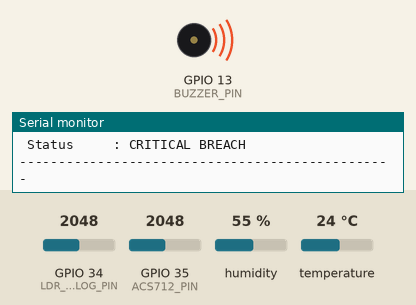
This sketch was run on a simulated ESP32. Shown: buzzer (waves = sounding, pin HIGH), the last lines printed to the serial monitor. The inputs (shaded band) are chosen by the test bench; at power-on: GPIO 34 (LDR_ANALOG_PIN) = 2048, GPIO 35 (ACS712_PIN) = 2048, humidity 55 %, temperature 24 °C (analog values on the 0–4095 scale). WiFi joins after 1.5 s; servers stay silent unless stated; uploads are accepted with an empty reply; storage starts empty.

Above: at 2.16 s.
At 7.76 s:
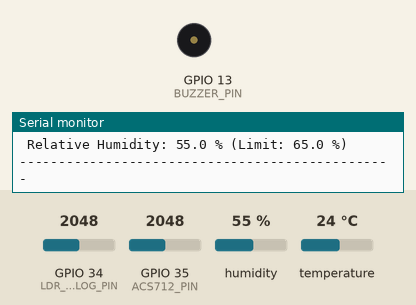
Timing chart, 0 to 8.1 s (numbered marks = the images above):
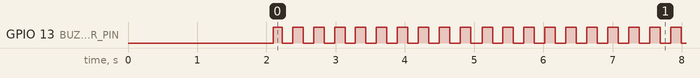

Measured:
- by itself, GPIO 13 (BUZZER_PIN): moves between LOW and HIGH, repeating every 4.6 s
- by itself, everything shown: repeats every 6.2 s, in 40 steps

The sketch:

STORAGE.ino
```cpp
#include <Arduino.h>
#include <DHT.h>
#include <SPI.h>
#include <SD.h>
#include <WiFi.h>
#include <HTTPClient.h>

// --- Safe Pin Allocations (No Boot Strapping Conflicts) ---
#define SD_CS_PIN       5   // VSPI Chip Select
#define DHTPIN          4   // DHT11 One-Wire Data
#define LDR_ANALOG_PIN  34  // LM393 LDR AO (ADC1_CH6)
#define ACS712_PIN      35  // ACS712 OUT (ADC1_CH7)
#define BUZZER_PIN      13  // Active Buzzer Signal (Moved from GPIO 2 to GPIO 13)

#define DHTTYPE DHT11
DHT dht(DHTPIN, DHTTYPE);

// --- Wi-Fi Credentials ---
const char* WIFI_SSID     = "YOUR_WIFI_SSID";
const char* WIFI_PASSWORD = "YOUR_WIFI_PASSWORD";

// Target Sync Endpoint
const char* SYNC_SERVER_URL = "http://httpbin.org/post";

// --- Cold-Chain Safety Specifications (2.0°C - 8.0°C) ---
const float TEMP_MIN_SAFE = 2.0;
const float TEMP_MAX_SAFE = 8.0;
const float HUMID_MAX_SAFE = 65.0;

// LDR Calibration Thresholds
const int THRESHOLD_OPEN  = 2300;
const int THRESHOLD_CLOSE = 2900;

// ACS712 Calibration (5A = 185 mV/A)
const float mVperAmp = 185.0;
float zeroCurrentVoltage_mV = 2500.0;

// --- Timing and State Machine ---
unsigned long cycleStartTime = 0;
const unsigned long CYCLE_DURATION_MS = 30000; // 30-Second Full Cycle

unsigned long lastBuzzerToggle = 0;
bool buzzerState = false;

float currentTemp = 0.0;
float currentHum = 0.0;
int currentLdrRaw = 0;
float currentAmps = 0.0;

bool isLidOpen = false;
bool isTempBreach = false;
int lastStage = -1;

bool sdCardAvailable = false;
unsigned long lastLogTime = 0;
const unsigned long LOG_INTERVAL_MS = 10000; // Log to SD every 10 seconds

// Multi-Sample ADC Filter
int readFilteredADC(int pin, int samples = 20) {
  long sum = 0;
  for (int i = 0; i < samples; i++) {
    sum += analogRead(pin);
    delayMicroseconds(80);
  }
  return sum / samples;
}

// Convert ADC Reading to Real Millivolts
float readMilliVolts(int pin) {
  int raw = readFilteredADC(pin, 30);
  return (raw / 4095.0) * 3300.0;
}

// Write to SD Card file
void appendFile(const char* path, const char* message) {
  if (!sdCardAvailable) return;
  File file = SD.open(path, FILE_APPEND);
  if (!file) {
    Serial.printf("[SD ERROR] Failed to open %s for appending.\n", path);
    return;
  }
  file.print(message);
  file.close();
}

// Store sensor telemetry to local Micro SD card
void logSensorDataToSD() {
  if (!sdCardAvailable) return;

  unsigned long timestampSec = millis() / 1000;
  char logEntry[160];
  snprintf(logEntry, sizeof(logEntry), "%lu,%.2f,%.2f,%d,%.3f,%s,%s\n",
           timestampSec,
           currentTemp,
           currentHum,
           currentLdrRaw,
           currentAmps,
           isLidOpen ? "OPEN" : "CLOSED",
           isTempBreach ? "BREACH" : "NORMAL");

  // 1. Permanent Master Record
  appendFile("/telemetry.csv", logEntry);

  // 2. Pending Queue for Cloud Sync
  appendFile("/pending.csv", logEntry);

  Serial.println("[SD LOG] Snapshot saved to /telemetry.csv and /pending.csv");
}

// Synchronize pending records once Internet connectivity is available
void syncOfflineQueue() {
  if (!sdCardAvailable) return;
  if (WiFi.status() != WL_CONNECTED) return;
  if (!SD.exists("/pending.csv")) return;

  File pendingFile = SD.open("/pending.csv", FILE_READ);
  if (!pendingFile || pendingFile.size() == 0) {
    if (pendingFile) pendingFile.close();
    return;
  }

  Serial.println("\n[SYNC] Wi-Fi Active. Synchronizing backlog to cloud...");

  HTTPClient http;
  http.begin(SYNC_SERVER_URL);
  http.addHeader("Content-Type", "text/csv");

  String payload = "";
  while (pendingFile.available()) {
    payload += (char)pendingFile.read();
  }
  pendingFile.close();

  int httpResponseCode = http.POST(payload);

  if (httpResponseCode > 0 && (httpResponseCode == 200 || httpResponseCode == 201)) {
    Serial.printf("[SYNC SUCCESS] Backlog uploaded successfully. (HTTP %d)\n", httpResponseCode);
    SD.remove("/pending.csv"); // Clear queue once acknowledged
  } else {
    Serial.printf("[SYNC POSTPONED] Server unreachable (Code %d). Retaining pending.csv\n", httpResponseCode);
  }
  http.end();
}

void setup() {
  Serial.begin(115200);
  delay(1000);

  // Configure Buzzer on GPIO 13
  pinMode(BUZZER_PIN, OUTPUT);
  digitalWrite(BUZZER_PIN, LOW);

  // ADC resolution and attenuation
  analogSetAttenuation(ADC_11db);
  analogReadResolution(12);

  dht.begin();

  // Initialize Micro SD Card
  Serial.print("Initializing SD Card on VSPI (CS = GPIO 5)... ");
  if (!SD.begin(SD_CS_PIN)) {
    Serial.println("FAILED! Check SPI lines, card format (FAT32), and 5V/GND.");
    sdCardAvailable = false;
  } else {
    Serial.println("SUCCESS! Micro SD mounted.");
    sdCardAvailable = true;

    // Create CSV header if new
    if (!SD.exists("/telemetry.csv")) {
      File file = SD.open("/telemetry.csv", FILE_WRITE);
      if (file) {
        file.println("UptimeSec,Temperature_C,Humidity_Pct,LDR_Raw,Current_A,LidStatus,ThermalStatus");
        file.close();
      }
    }
  }

  // Begin background Wi-Fi connection
  Serial.printf("Connecting to Wi-Fi SSID: %s\n", WIFI_SSID);
  WiFi.mode(WIFI_STA);
  WiFi.begin(WIFI_SSID, WIFI_PASSWORD);

  // Auto-calibrate ACS712 baseline offset (Ensure 0A load during boot)
  float sumMv = 0.0;
  for (int i = 0; i < 40; i++) {
    sumMv += readMilliVolts(ACS712_PIN);
    delay(20);
  }
  zeroCurrentVoltage_mV = sumMv / 40.0;

  cycleStartTime = millis();
}

void loop() {
  unsigned long now = millis();

  // -------------------------------------------------------------
  // 1. Continuous Hardware Safety Monitoring
  // -------------------------------------------------------------
  currentLdrRaw = readFilteredADC(LDR_ANALOG_PIN, 16);
  if (!isLidOpen && currentLdrRaw < THRESHOLD_OPEN) {
    isLidOpen = true;
  } else if (isLidOpen && currentLdrRaw > THRESHOLD_CLOSE) {
    isLidOpen = false;
  }

  static unsigned long lastDhtPoll = 0;
  if (now - lastDhtPoll >= 1500) {
    lastDhtPoll = now;
    float t = dht.readTemperature();
    float h = dht.readHumidity();
    if (!isnan(t)) currentTemp = t;
    if (!isnan(h)) currentHum = h;

    if (currentTemp > TEMP_MAX_SAFE || currentTemp < TEMP_MIN_SAFE) {
      isTempBreach = true;
    } else {
      isTempBreach = false;
    }
  }

  float currentPin_mV = readMilliVolts(ACS712_PIN);
  float voltageDelta_mV = currentPin_mV - zeroCurrentVoltage_mV;
  currentAmps = voltageDelta_mV / mVperAmp;
  if (abs(currentAmps) < 0.04) currentAmps = 0.0; // Cut off noise floor

  // Instant Buzzer Warning (Pulsed 150ms on / 150ms off)
  if (isLidOpen || isTempBreach) {
    if (now - lastBuzzerToggle >= 150) {
      lastBuzzerToggle = now;
      buzzerState = !buzzerState;
      digitalWrite(BUZZER_PIN, buzzerState ? HIGH : LOW);
    }
  } else {
    digitalWrite(BUZZER_PIN, LOW);
    buzzerState = false;
  }

  // -------------------------------------------------------------
  // 2. Periodic Local SD Logging & Internet Sync Check
  // -------------------------------------------------------------
  if (now - lastLogTime >= LOG_INTERVAL_MS) {
    lastLogTime = now;
    logSensorDataToSD();
    syncOfflineQueue();
  }

  // -------------------------------------------------------------
  // 3. Sequential 30-Second Diagnostic Display (4x5s + 10s combined)
  // -------------------------------------------------------------
  unsigned long elapsedCycle = (now - cycleStartTime) % CYCLE_DURATION_MS;
  int currentStage = 0;

  if (elapsedCycle < 5000)       currentStage = 1; // Temp (5s)
  else if (elapsedCycle < 10000) currentStage = 2; // Humidity (5s)
  else if (elapsedCycle < 15000) currentStage = 3; // LDR / Lid (5s)
  else if (elapsedCycle < 20000) currentStage = 4; // Current Draw (5s)
  else                           currentStage = 5; // Combined Dashboard (10s)

  if (currentStage != lastStage) {
    lastStage = currentStage;
    switch (currentStage) {
      case 1:
        Serial.println("\n------------------------------------------------");
        Serial.println(" [SCREEN 1/5] TEMPERATURE MONITOR (5 SECONDS)   ");
        Serial.printf(" Temperature: %.1f °C | Target Safe: %.1f - %.1f °C\n", currentTemp, TEMP_MIN_SAFE, TEMP_MAX_SAFE);
        Serial.printf(" Status     : %s\n", isTempBreach ? "CRITICAL BREACH" : "SAFE");
        Serial.println("------------------------------------------------");
        break;

      case 2:
        Serial.println("\n------------------------------------------------");
        Serial.println(" [SCREEN 2/5] HUMIDITY MONITOR (5 SECONDS)      ");
        Serial.printf(" Relative Humidity: %.1f %% (Limit: %.1f %%)\n", currentHum, HUMID_MAX_SAFE);
        Serial.println("------------------------------------------------");
        break;

      case 3:
        Serial.println("\n------------------------------------------------");
        Serial.println(" [SCREEN 3/5] CONTAINER LID & LIGHT (5 SECONDS) ");
        Serial.printf(" Raw LDR: %d | Status: %s\n", currentLdrRaw, isLidOpen ? "LID OPEN (BREACH)" : "SEALED (DARK)");
        Serial.println("------------------------------------------------");
        break;

      case 4:
        Serial.println("\n------------------------------------------------");
        Serial.println(" [SCREEN 4/5] CURRENT CONSUMPTION (5 SECONDS)   ");
        Serial.printf(" Load Current: %.3f A (%.0f mA)\n", currentAmps, currentAmps * 1000.0);
        Serial.println("------------------------------------------------");
        break;

      case 5:
        Serial.println("\n================================================");
        Serial.println(" [SCREEN 5/5] COMBINED TELEMETRY (10 SECONDS)  ");
        Serial.println("================================================");
        Serial.printf(" Temp: %.1f °C | Hum: %.1f %% | Current: %.3f A\n", currentTemp, currentHum, currentAmps);
        Serial.printf(" Lid : %s | Storage: %s\n", isLidOpen ? "OPEN" : "SEALED", sdCardAvailable ? "SD OK" : "SD ERR");
        Serial.printf(" Network Status: %s\n", (WiFi.status() == WL_CONNECTED) ? "ONLINE (SYNC ACTIVE)" : "OFFLINE (CACHING LOCALLY)");
        Serial.println("================================================");
        break;
    }
  }
}
```
